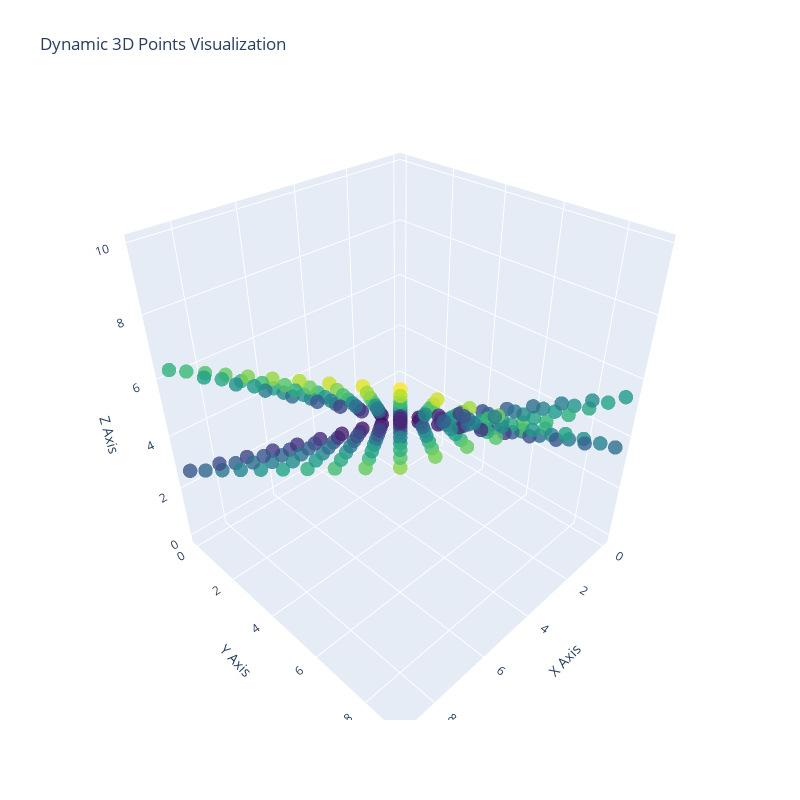

Notebook source saved alongside this figure:
### Code cell
import plotly.graph_objects as go

# Parameters and function
w1 = 0.70
w2 = 0.30
w3 = 0.40
w4 = 0.60

def z1(x, y):
    return x * w1 + y * w3

def z2(x, y):
    return x * w2 + y * w4

# Generate points
noktalar = set()
for i in range(10):
    for j in range(10):
        x = i
        y = j
        noktalar.add((x, y, z1(x, y)))
        noktalar.add((x, y, z2(x, y)))

# Unpack points
x_vals, y_vals, z_vals = zip(*noktalar)

# Create a 3D scatter plot
fig = go.Figure(data=[go.Scatter3d(
    x=x_vals,
    y=y_vals,
    z=z_vals,
    mode='markers',
    marker=dict(size=5, color=z_vals, colorscale='Viridis', opacity=0.8)
)])

# Add layout details
fig.update_layout(
    scene=dict(
        xaxis_title='X Axis',
        yaxis_title='Y Axis',
        zaxis_title='Z Axis'
    ),
    title="Dynamic 3D Points Visualization",
    width=800,
    height=800
)

# Show the plot
fig.show()

### Figure 1 — Plotly figure (JSON) as saved in the notebook; plotly's stock layout.template omitted (floating-point values rounded to 4 significant figures; data arrays with more than 128 entries replaced by an {"elided": "..."} marker saying what was removed)
{"data": [{"marker": {"color": {"elided": "195 float values"}, "colorscale": [[0, "#440154"], [0.1111, "#482878"], [0.2222, "#3e4989"], [0.3333, "#31688e"], [0.4444, "#26828e"], [0.5556, "#1f9e89"], [0.6667, "#35b779"], [0.7778, "#6ece58"], [0.8889, "#b5de2b"], [1, "#fde725"]], "opacity": 0.8, "size": 5}, "mode": "markers", "type": "scatter3d", "x": {"elided": "195 int values"}, "y": {"elided": "195 int values"}, "z": {"elided": "195 float values"}}], "layout": {"height": 800, "scene": {"xaxis": {"title": {"text": "X Axis"}}, "yaxis": {"title": {"text": "Y Axis"}}, "zaxis": {"title": {"text": "Z Axis"}}}, "title": {"text": "Dynamic 3D Points Visualization"}, "width": 800}}
